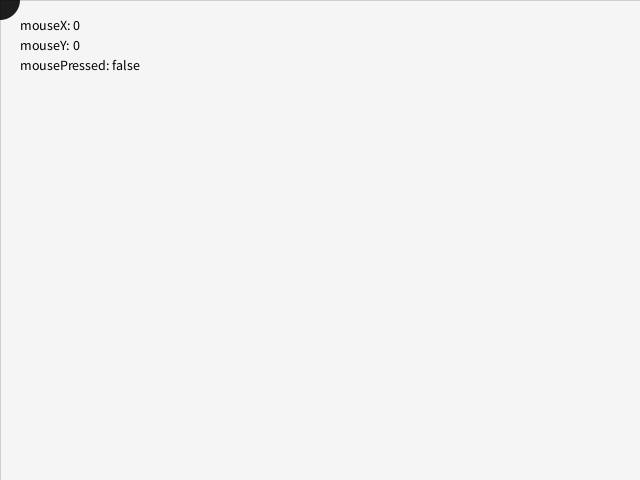
Frame 1 (no input)
Frame 60 (the mouse pressed at the canvas centre just before this capture): identical to frame 1, image omitted
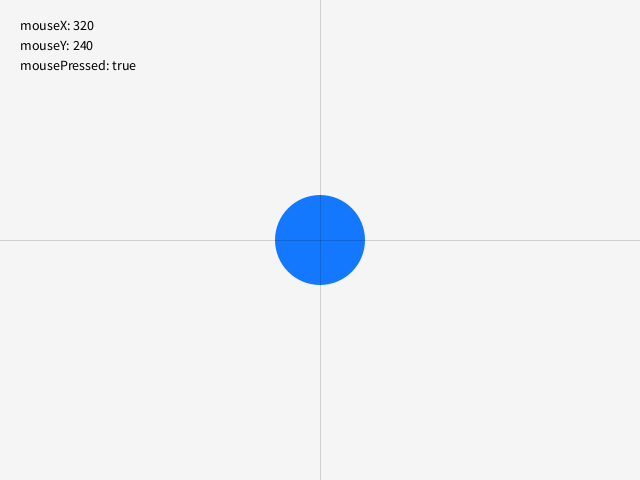
Frame 120 (the mouse held since frame 60 and released just before this capture)

The Processing sketch that drew these frames (run headless with seeded random() and noise(); from frame 60 on, the mouse is pressed at the canvas centre):

// Processing sketch: mouse
// ── mouse.pde
/*
  b06_mouse.pde
  Topic: Mouse interaction

  Shows:
  - mouseX
  - mouseY
  - mousePressed

  Design idea:
  The mouse becomes a live input signal.
  Position controls location.
  Press state controls size and color.
*/

void settings() {
  size(640, 480);
}

void setup() {
  textSize(14);
}

void draw() {
  background(245);

  // Base circle size
  float baseSize = 40;

  // If mouse is pressed, make circle bigger
  float circleSize = mousePressed ? 90 : baseSize;

  // Change color depending on pressed state
  if (mousePressed) {
    fill(20, 120, 255);
  } else {
    fill(30);
  }

  noStroke();
  circle(mouseX, mouseY, circleSize);

  // Debug overlay
  fill(0);
  text("mouseX: " + mouseX, 20, 30);
  text("mouseY: " + mouseY, 20, 50);
  text("mousePressed: " + mousePressed, 20, 70);

  // Crosshair lines for orientation
  stroke(0, 40);
  line(mouseX, 0, mouseX, height);
  line(0, mouseY, width, mouseY);
}
